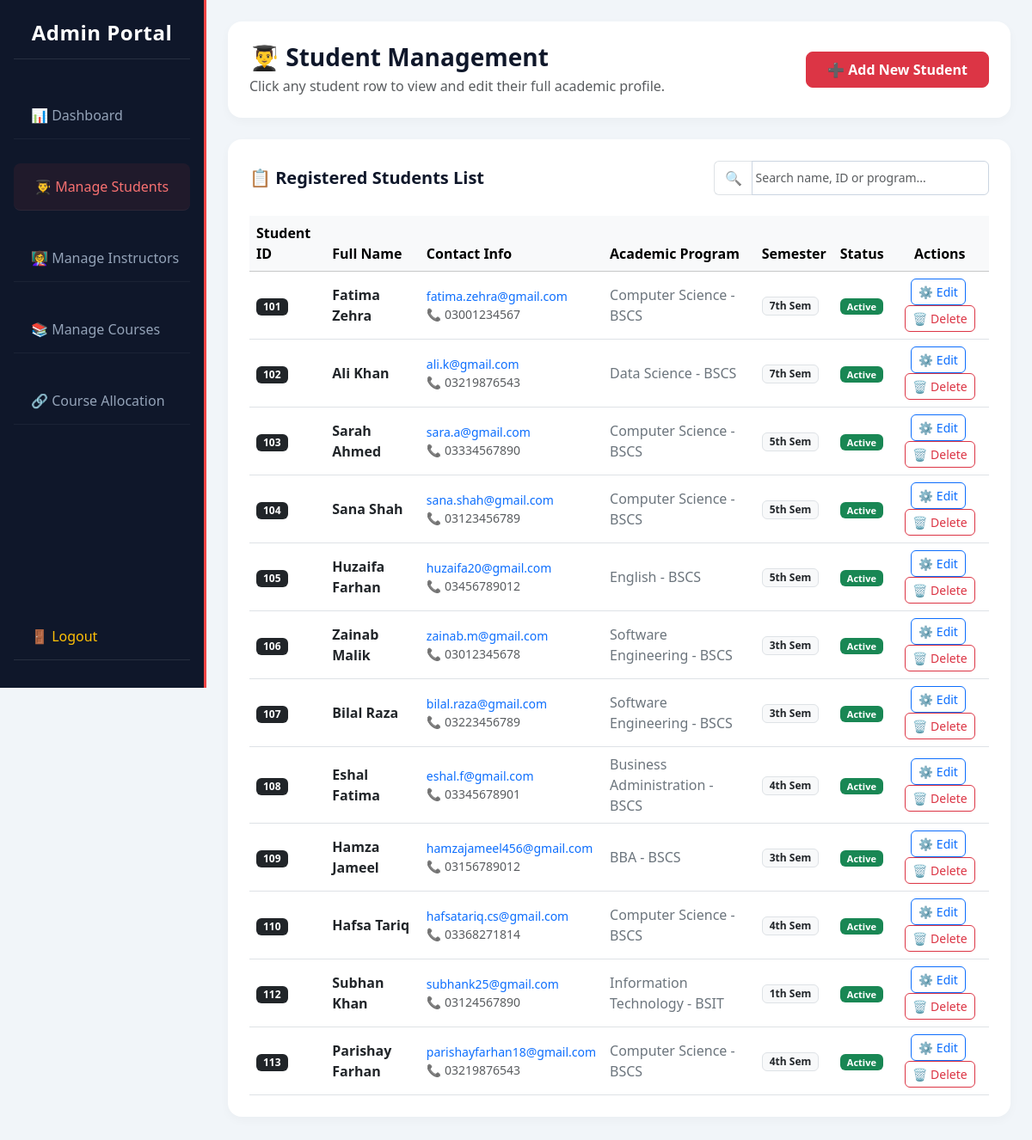
The page /manage_students.php (signed in) on the database its author committed.
### tables this page shows
CREATE TABLE `student` (
  `Std_ID` varchar(10) NOT NULL,
  `Registration_Date` date DEFAULT NULL,
  `Name` varchar(50) NOT NULL,
  `Email` varchar(50) NOT NULL,
  `Department` varchar(50) NOT NULL,
  `Program` varchar(50) NOT NULL DEFAULT 'BSCS',
  `Admission_Year` int(4) NOT NULL DEFAULT 2026,
  `Academic_Session` varchar(20) NOT NULL DEFAULT 'Fall',
  `Profile_Pic` varchar(255) DEFAULT NULL,
  `Phone` varchar(20) DEFAULT NULL,
  `CNIC` varchar(20) DEFAULT NULL,
  `DOB` date DEFAULT NULL,
  `Semester` int(11) DEFAULT 4,
  `Shift` varchar(20) NOT NULL DEFAULT 'Morning',
  `Gender` varchar(10) NOT NULL DEFAULT 'Male',
  `Graduation_Year` int(4) NOT NULL DEFAULT 2030,
  `Status` varchar(20) NOT NULL DEFAULT 'Active'
);

### manage_students.php (the view, shortened to what this page needs)
<?php
include 'db_connect.php';
$students_result = $conn->query("SELECT * FROM student ORDER BY CAST(Std_ID AS UNSIGNED) ASC");
?>
<!DOCTYPE html>
<html lang="en">
<head>
    <link href="css/bootstrap.min.css" rel="stylesheet">
    <link href="css/responsive.css" rel="stylesheet">
</head>
<body>
<div class="d-flex">
    <nav class="admin-sidebar p-3">
        <div>
            <h4 class="text-center mt-2 mb-4 admin-badge-title">Admin Portal</h4>
            <div class="nav-links-wrapper">
                <a class="nav-link" href="admin_dashboard.php">📊 Dashboard</a>
                <a class="nav-link active" href="manage_students.php">👨‍🎓 Manage Students</a>
                <a class="nav-link" href="manage_instructors.php">👩‍🏫 Manage Instructors</a>
                <a class="nav-link" href="manage_courses.php">📚 Manage Courses</a>
                <a class="nav-link" href="course_allocation.php">🔗 Course Allocation</a>
            </div>
        </div>
        <a class="nav-link text-warning mb-3" href="logout.php" style="padding-top: 15px; border-bottom: 1px solid rgba(255,255,255,0.1);">🚪 Logout</a>
    </nav>
    <div class="main-content">
        <div class="card-box d-flex justify-content-between align-items-center">
            <div>
                <h3 class="mb-1" style="color: #0f172a; font-weight: 700;">👨‍🎓 Student Management</h3>
                <p class="text-muted mb-0">Click any student row to view and edit their full academic profile.</p>
            </div>
            <div>
                <button class="btn btn-danger px-4 py-2" data-bs-toggle="modal" data-bs-target="#addStudentModal" style="border-radius: 8px; font-weight: 600;">
                    ➕ Add New Student
                </button>
            </div>
        </div>
        <div class="card-box">
            <div class="d-flex justify-content-between align-items-center flex-wrap mb-4">
                <h5 class="mb-0" style="color: #0f172a; font-weight: 700;">📋 Registered Students List</h5>
                <div style="width: 320px; max-width: 100%;">
                    <div class="input-group">
                        <span class="input-group-text bg-white border-end-0 text-muted">🔍</span>
                        <input type="text" id="studentSearchInput" class="form-control border-start-0 ps-0 search-control" placeholder=" Search name, ID or program...">
                    </div>
                </div>
            </div>
            <div class="table-responsive">
                <table class="table table-hover align-middle mb-0">
                    <thead class="table-light">
                        <tr>
                            <th>Student ID</th>
                            <th>Full Name</th>
                            <th>Contact Info</th>
                            <th>Academic Program</th>
                            <th>Semester</th>
                            <th>Status</th>
                            <th class="text-center">Actions</th>
                        </tr>
                    </thead>
                    <tbody id="studentTableBody">
                        <?php if($students_result && $students_result->num_rows > 0) { ?>
                            <?php while($row = $students_result->fetch_assoc()) {
                                $status_badge = (isset($row['Status']) && $row['Status'] == 'Active') ? 'bg-success' : 'bg-warning';
                            ?>
                            <tr class="clickable-row" onclick="window.location='admin_edit_profile.php?Std_ID=<?php echo $row['Std_ID']; ?>';">
                                <td><span class="badge bg-dark px-2 py-1"><?php echo $row['Std_ID']; ?></span></td>
                                <td><b class="text-dark"><?php echo $row['Name']; ?></b></td>
                                <td>
                                    <small class="d-block text-primary"><?php echo $row['Email']; ?></small>
                                    <small class="d-block text-muted">📞 <?php echo $row['Phone']; ?></small>
                                </td>
                                <td><span class="text-secondary font-weight-bold"><?php echo $row['Department']; ?> - <?php echo isset($row['Program']) ? $row['Program'] : 'N/A'; ?></span></td>
                                <td><span class="badge bg-light text-dark border px-2 py-1"><?php echo $row['Semester']; ?>th Sem</span></td>
                                <td><span class="badge <?php echo $status_badge; ?> px-2 py-1" style="font-size:11px;"><?php echo isset($row['Status']) ? $row['Status'] : 'Active'; ?></span></td>
                                <td class="text-center" onclick="event.stopPropagation();">
                                    <a href="admin_edit_profile.php?Std_ID=<?php echo $row['Std_ID']; ?>" class="btn btn-outline-primary btn-sm px-2 me-1" style="border-radius: 6px;">⚙️ Edit</a>
                                    <a href="manage_students.php?delete_id=<?php echo $row['Std_ID']; ?>"
                                       onclick="return confirm('Are you sure you want to delete this student?');"
                                       class="btn btn-outline-danger btn-sm px-2" style="border-radius: 6px;">
                                       🗑️ Delete
                                    </a>
                                </td>
                            </tr>
                            <?php } ?>
                        <?php } else { ?>
                            <tr class="no-records-row">
                                <td colspan="7" class="text-center text-muted py-4">No student records found in the database.</td>
                            </tr>
                        <?php } ?>
                    </tbody>
                </table>
            </div>
        </div>
    </div>
</div>
</body>
</html>

### manage_students.php (style rules this page uses)
body { background:#f1f5f9; font-family: 'Segoe UI', sans-serif; }
.admin-sidebar { min-height: 100vh; height: 100vh; background: #0f172a; color: white; position: fixed; top: 0; left: 0; width: 240px; display: flex; flex-direction: column; justify-content: space-between; z-index: 1000; box-sizing: border-box; border-right: 3px solid #ef4444; }
.nav-links-wrapper { display: flex; flex-direction: column; flex-grow: 2; }
.nav-link { color: #94a3b8; margin: 14px 0; padding: 15px 20px; text-decoration: none; display: block; font-size: 16px; font-weight: 500; transition: all 0.3s ease; white-space: nowrap; border-bottom: 1px solid rgba(255, 255, 255, 0.05); background: transparent; }
.nav-link:hover, .nav-link.active { color: #f87171 !important; background: rgba(239, 68, 68, 0.08) !important; border-radius: 8px; padding-left: 24px; }
.main-content { margin-left: 240px; padding: 25px; min-height: 100vh; width: calc(100% - 240px); box-sizing: border-box; position: relative; }
.admin-badge-title { font-weight: 700; letter-spacing: 0.5px; color: white; border-bottom: 1px solid rgba(255,255,255,0.1); padding-bottom: 15px; }
.card-box { background: white; border-radius: 16px; padding: 25px; margin-bottom: 25px; box-shadow: 0 4px 12px rgba(0,0,0,0.03); border: none; }
.search-control { border: 1px solid #cbd5e1 !important; font-size: 14px; height: 40px; transition: all 0.25s ease-in-out !important; }
.clickable-row { cursor: pointer; transition: background-color 0.2s ease; }

### rows shown on the page
student: Std_ID "101", Name "Fatima Zehra", Email "fatima.zehra@gmail.com", Phone "03001234567", Department "Computer Science", Program "BSCS", Semester "7", Status "Active"
student: Std_ID "102", Name "Ali Khan", Email "ali.k@gmail.com", Phone "03219876543", Department "Data Science", Program "BSCS", Semester "7", Status "Active"
student: Std_ID "103", Name "Sarah Ahmed", Email "sara.a@gmail.com", Phone "03334567890", Department "Computer Science", Program "BSCS", Semester "5", Status "Active"
student: Std_ID "104", Name "Sana Shah", Email "sana.shah@gmail.com", Phone "03123456789", Department "Computer Science", Program "BSCS", Semester "5", Status "Active"
student: Std_ID "105", Name "Huzaifa Farhan", Email "huzaifa20@gmail.com", Phone "03456789012", Department "English", Program "BSCS", Semester "5", Status "Active"
student: Std_ID "106", Name "Zainab Malik", Email "zainab.m@gmail.com", Phone "03012345678", Department "Software Engineering", Program "BSCS", Semester "3", Status "Active"
student: Std_ID "107", Name "Bilal Raza", Email "bilal.raza@gmail.com", Phone "03223456789", Department "Software Engineering", Program "BSCS", Semester "3", Status "Active"
student: Std_ID "108", Name "Eshal Fatima", Email "eshal.f@gmail.com", Phone "03345678901", Department "Business Administration", Program "BSCS", Semester "4", Status "Active"
student: Std_ID "109", Name "Hamza Jameel", Email "hamzajameel456@gmail.com", Phone "03156789012", Department "BBA", Program "BSCS", Semester "3", Status "Active"
student: Std_ID "110", Name "Hafsa Tariq", Email "hafsatariq.cs@gmail.com", Phone "03368271814", Department "Computer Science", Program "BSCS", Semester "4", Status "Active"
student: Std_ID "112", Name "Subhan Khan", Email "subhank25@gmail.com", Phone "03124567890", Department "Information Technology", Program "BSIT", Semester "1", Status "Active"
student: Std_ID "113", Name "Parishay Farhan", Email "parishayfarhan18@gmail.com", Phone "03219876543", Department "Computer Science", Program "BSCS", Semester "4", Status "Active"
